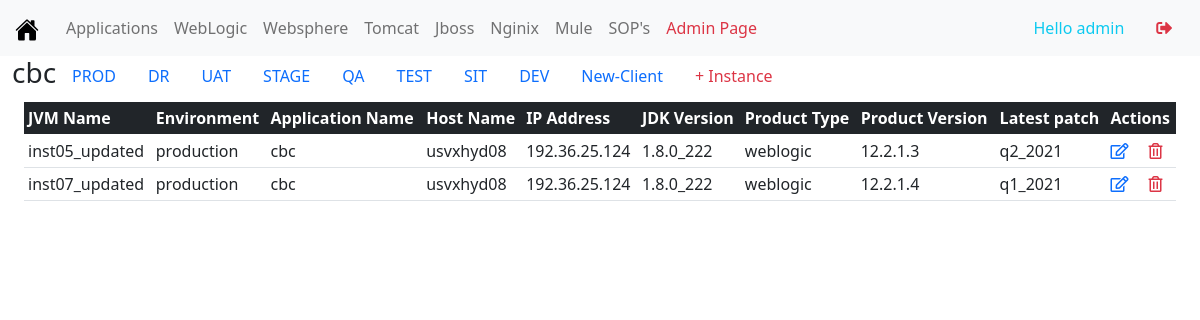
The app's page /instances/cbc/production (signed in) with its own data.
### website/models.py (models this page shows, shortened)
class User(db.Model, UserMixin):
    id = db.Column(db.Integer, primary_key=True)
    user_name = db.Column(db.String(20), nullable=False)
    email = db.Column(db.String(20), unique=True, nullable=False)
    password = db.Column(db.String(120), nullable=False)
    role = db.Column(db.String(20), default='user')

class Application(db.Model):
    id = db.Column(db.Integer, primary_key=True)
    app_name = db.Column(db.String(20), nullable=False)
    app_manager = db.Column(db.String(20))
    support_group = db.Column(db.String(120))
    additional_info = db.Column(db.Text)
    jvms = db.relationship('Jvm', backref='application', lazy=True)

class Jvm(db.Model):
    id = db.Column(db.Integer, primary_key=True)
    jvm_name = db.Column(db.String(20), nullable=False)
    environment_name = db.Column(db.String(20), nullable=False)
    application_name = db.Column(db.String(20), db.ForeignKey('application.app_name'), nullable=False)
    host_name = db.Column(db.String(20), nullable=False)
    ip_name = db.Column(db.Text(20), nullable=False)
    jdk_version = db.Column(db.String(20), nullable=False)
    product_type = db.Column(db.String(20), nullable=False)
    product_version = db.Column(db.String(20), nullable=False)
    patch_level = db.Column(db.String(20), nullable=False)
    def __repr__(self):
        return f"Instance('{self.jvm_name}', '{self.environment_name}', '{self.application_name}', '{self.host_name}', '{self.ip_name}', '{self.jdk_version}','{self.product_type}', '{self.product_version}')"

### website/instances/routes.py (the view)
@instances.route('/instances/<app_name>/<env>', methods=['GET', 'POST'])
@login_required
def get_instances_env(app_name, env):
    app = Application.query.filter_by(app_name=app_name).first()
    instances = Jvm.query.filter_by(application_name=app_name, environment_name=env).all()
    print(instances)
    return render_template('application.html', title='Application', jvms=instances, app=app)

### website/models.py (called while the page is built)
@login_manager.user_loader
def load_user(user_id):
    return User.query.get(int(user_id))

### website/templates/application.html
{% extends 'layout.html' %}
{% block content %}
<nav class="nav">
  <h3>{{ app.app_name }}</h3>
  <a class="nav-link" href="{{ url_for('instances.get_instances_env', app_name=app.app_name, env='production') }}">PROD</a>
  <a class="nav-link" href="{{ url_for('instances.get_instances_env', app_name=app.app_name, env='dr') }}">DR</a>
  <a class="nav-link" href="{{ url_for('instances.get_instances_env', app_name=app.app_name, env='uat') }}">UAT</a>
  <a class="nav-link" href="{{ url_for('instances.get_instances_env', app_name=app.app_name, env='stage') }}">STAGE</a>
  <a class="nav-link" href="{{ url_for('instances.get_instances_env', app_name=app.app_name, env='qa') }}">QA</a>
  <a class="nav-link" href="{{ url_for('instances.get_instances_env', app_name=app.app_name, env='test') }}">TEST</a>
  <a class="nav-link" href="{{ url_for('instances.get_instances_env', app_name=app.app_name, env='sit') }}">SIT</a>
  <a class="nav-link" href="{{ url_for('instances.get_instances_env', app_name=app.app_name, env='dev') }}">DEV</a>
  <a class="nav-link" href="{{ url_for('instances.get_instances_env', app_name=app.app_name, env='newclient') }}">New-Client</a>
  <a class="nav-link text-danger" href="{{ url_for('instances.instance_register', app_name=app.app_name) }}">+ Instance</a>
</nav>
<div class="container-fluid">
<table class="table table-sm mt-1">
    <thead class="table-dark">
      <tr>
        <th scope="col">JVM Name</th>
        <th scope="col">Environment</th>
        <th scope="col">Application Name</th>
        <th scope="col">Host Name</th>
        <th scope="col">IP Address</th>
        <th scope="col">JDK Version</th>
        <th scope="col">Product Type</th>
        <th scope="col">Product Version</th>
        <th scope="col">Latest patch</th>
        {% if current_user.role != 'user' %}
        <th scope="col">Actions</th>
        {% endif %}
      </tr>
    </thead>
    <tbody>
        {% for jvm in jvms %}
      <tr>
          <td>{{ jvm.jvm_name }}</td>
          <td>{{ jvm.environment_name }}</td>
          <td>{{ jvm.application_name }}</td>
          <td>{{ jvm.host_name }}</td>
          <td>{{ jvm.ip_name }}</td>
          <td>{{ jvm.jdk_version }}</td>
          <td>{{ jvm.product_type }}</td>
          <td>{{ jvm.product_version }}</td>
          <td>{{ jvm.patch_level }}</td>
          {% if current_user.role != 'user' %}
          <td><a class="primary" href="{{ url_for('instances.instance_update', jvm=jvm.jvm_name, env=jvm.environment_name, app_name=jvm.application_name) }}"><i class="far fa-edit"></i></a>
              <a class="text-danger ms-3" href="{{ url_for('instances.instance_delete', jvm=jvm.jvm_name, env=jvm.environment_name, app_name=jvm.application_name) }}"><i class="far fa-trash-alt"></i></a>
          </td>
          {% endif %}
        </tr>
        {% endfor %}
    </tbody>
  </table>
</div>
{% endblock content %}

### website/templates/layout.html (shortened to what this page needs)
<!DOCTYPE html>
<html>
<head>
    <link href="https://cdn.jsdelivr.net/npm/bootstrap@5.0.0-beta3/dist/css/bootstrap.min.css" rel="stylesheet">
    <link rel="stylesheet" type="text/css" href="#">
    <link rel="stylesheet" href="https://use.fontawesome.com/releases/v5.7.0/css/all.css">
</head>
<body>
    <nav class="navbar navbar-expand-lg navbar-light bg-light">
        <div class="container-fluid">
          <a class="navbar-brand" href="{{ url_for('main.home') }}">
            <img src="{{ url_for('static', filename='home.svg')}}" alt="" width="30" height="24">
          </a>
          <div class="collapse navbar-collapse" id="navbarSupportedContent">
            <ul class="navbar-nav me-auto mb-2 mb-lg-0">
              <li class="nav-item">
                <a class="nav-link" aria-current="page" href="{{ url_for('apps.get_applications') }}">Applications</a>
              </li>
              <li class="nav-item">
                <a class="nav-link" href="{{ url_for('instances.get_weblogic') }}">WebLogic</a>
              </li>
              <li class="nav-item">
                <a class="nav-link" href="{{ url_for('instances.get_websphere') }}">Websphere</a>
              </li>
              <li class="nav-item">
                <a class="nav-link" href="{{ url_for('instances.get_tomcat') }}">Tomcat</a>
              </li>
              <li class="nav-item">
                <a class="nav-link" href="{{ url_for('instances.get_jboss') }}">Jboss</a>
              </li>
              <li class="nav-item">
                <a class="nav-link" href="{{ url_for('instances.get_nginx') }}">Nginix</a>
              </li>
              <li class="nav-item">
                <a class="nav-link" href="#">Mule</a>
              </li>
              <li class="nav-item">
                <a class="nav-link" href="{{ url_for('sops.get_sops') }}">SOP's</a>
              </li>
              {% if current_user.role == 'super' %}
              <li class="nav-item">
                <a class="nav-link text-danger" href="{{ url_for('users.user_management') }}">Admin Page</a>
              </li>
              {% endif %}
            </ul>
            <form class="d-flex">
              {% if current_user.is_authenticated %}
              <a class="nav-link text-info" href="{{ url_for('users.update_account', email=current_user.email) }}">Hello {{ current_user.user_name }}</a>
              <a class="nav-link text-danger" href="{{ url_for('users.user_logout') }}"><i class="fas fa-sign-out-alt"></i></a>
              {% endif %}
            </form>
          </div>
        </div>
      </nav>
      <div class="container-fluid">
        {% block content %}{% endblock %}
      </div>
</body>
</html>

### records on screen
User: user_name "admin"
Application: app_name "cbc"
Jvm: jvm_name "inst05_updated", environment_name "production", application_name "cbc", host_name "usvxhyd08", ip_name "192.36.25.124", jdk_version "1.8.0_222", product_type "weblogic", product_version "12.2.1.3", patch_level "q2_2021"
Jvm: jvm_name "inst07_updated", environment_name "production", application_name "cbc", host_name "usvxhyd08", ip_name "192.36.25.124", jdk_version "1.8.0_222", product_type "weblogic", product_version "12.2.1.4", patch_level "q1_2021"
